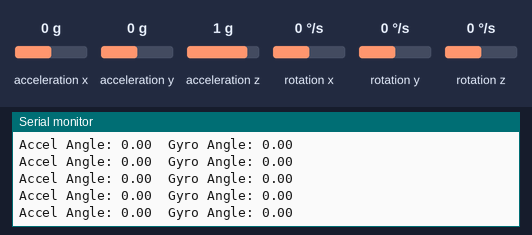
A sketch run on a simulated ESP32. On the bench: the last lines printed to the serial monitor. Wiring (inferred from the names in the program): MPU-6050 motion sensor at I2C address 0x68. Inputs (shaded band) come from the test bench; at power-on: acceleration x 0 g, acceleration z 1 g, rotation y 0 °/s, acceleration y 0 g, rotation x 0 °/s, rotation z 0 °/s.

Above: at 5.7 s.
5.8 s: acceleration x set to -1.4 g
At 5.88 s:
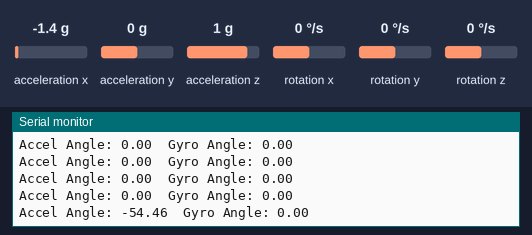
7.3 s: acceleration z set to -1.4 g
At 7.3 s:
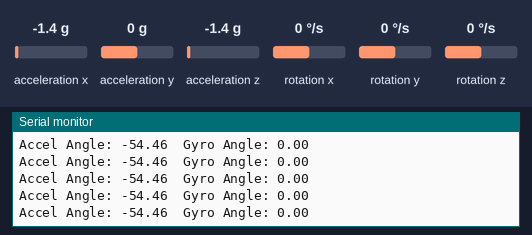
8.8 s: rotation y set to -192 °/s
At 8.83 s:
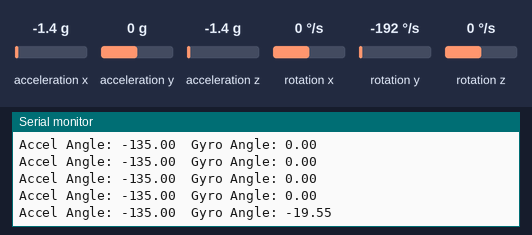
Timing chart, 0 to 11.8 s (numbered marks = the images above; inputs shaded):
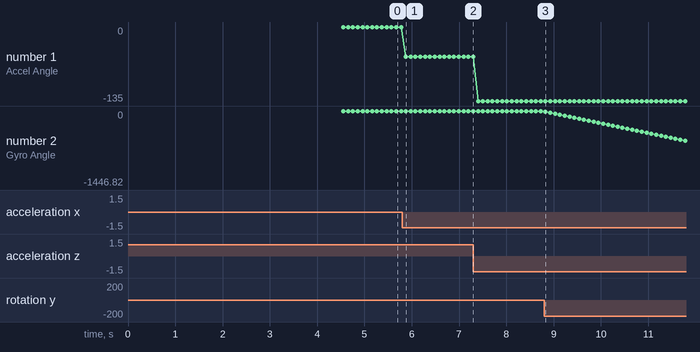

The sketch:

07_calculateGyroAngle.ino
```cpp
#include <Wire.h>

#define MPU6050_ADDR 0x68
int16_t Ax, Ay, Az;
int16_t Gx, Gy, Gz;
float Ax_g, Ay_g, Az_g;
float Gx_dps, Gy_dps, Gz_dps;
float accelAngle = 0;
unsigned long previousTime = 0;
float dt = 0;
float gyroBiasX = 0;
float gyroBiasY = 0;
float gyroBiasZ = 0;
float gyroAngle = 0;

void initializeMPU6050()
{
    Wire.beginTransmission(MPU6050_ADDR);
    Wire.write(0x6B);
    Wire.write(0x00);
    Wire.endTransmission();
}

void readMPU6050()
{
    Wire.beginTransmission(MPU6050_ADDR);
    Wire.write(0x3B);
    Wire.endTransmission(false);
    Wire.requestFrom(MPU6050_ADDR, 14);
    Ax = (Wire.read() << 8) | Wire.read();
    Ay = (Wire.read() << 8) | Wire.read();
    Az = (Wire.read() << 8) | Wire.read();
    // Skip temperature
    Wire.read();
    Wire.read();
    Gx = (Wire.read() << 8) | Wire.read();
    Gy = (Wire.read() << 8) | Wire.read();
    Gz = (Wire.read() << 8) | Wire.read();
}

void convertSensorData()
{
    Ax_g = Ax / 16384.0;
    Ay_g = Ay / 16384.0;
    Az_g = Az / 16384.0;
    Gx_dps = (Gx - gyroBiasX) / 131.0;
    Gy_dps = (Gy - gyroBiasY) / 131.0;
    Gz_dps = (Gz - gyroBiasZ) / 131.0;
}

void calculateAccelAngle()
{
    accelAngle = atan2(Ax_g, Az_g) * 180.0 / PI;
}

void calculateDt()
{
    unsigned long currentTime = micros();

    dt = (currentTime - previousTime) / 1000000.0;

    previousTime = currentTime;
}

void calibrateGyroscope()
{
    long sumX = 0;
    long sumY = 0;
    long sumZ = 0;

    for (int i = 0; i < 1000; i++)
    {
        readMPU6050();

        sumX += Gx;
        sumY += Gy;
        sumZ += Gz;

        delay(2);
    }

    gyroBiasX = sumX / 1000.0;
    gyroBiasY = sumY / 1000.0;
    gyroBiasZ = sumZ / 1000.0;
}

void calculateGyroAngle()
{
    gyroAngle += Gy_dps * dt;
}

void setup()
{
    Serial.begin(115200);
    Wire.begin(21, 22);
    initializeMPU6050();
    previousTime = micros();
    Serial.println("Keep the bot still...");
    delay(1000);

    calibrateGyroscope();

    Serial.println("Gyroscope calibrated");

}

void loop()
{
    calculateDt();

    readMPU6050();

    convertSensorData();

    calculateAccelAngle();

    calculateGyroAngle();

    Serial.print("Accel Angle: ");
    Serial.print(accelAngle);

    Serial.print("\tGyro Angle: ");
    Serial.println(gyroAngle);

    delay(100);
}
```

Measured:
- after the input at 5.8 s, the serial monitor: prints a new line after 0.08 s (image 1)
- after the input at 8.8 s, the serial monitor: prints a new line at once (image 3)
- plotted number 1: 0 → -54.46 after the input at 5.8 s, -54.46 → -135 after the input at 7.3 s
- plotted number 2: 0 → -1446.82 after the input at 8.8 s
